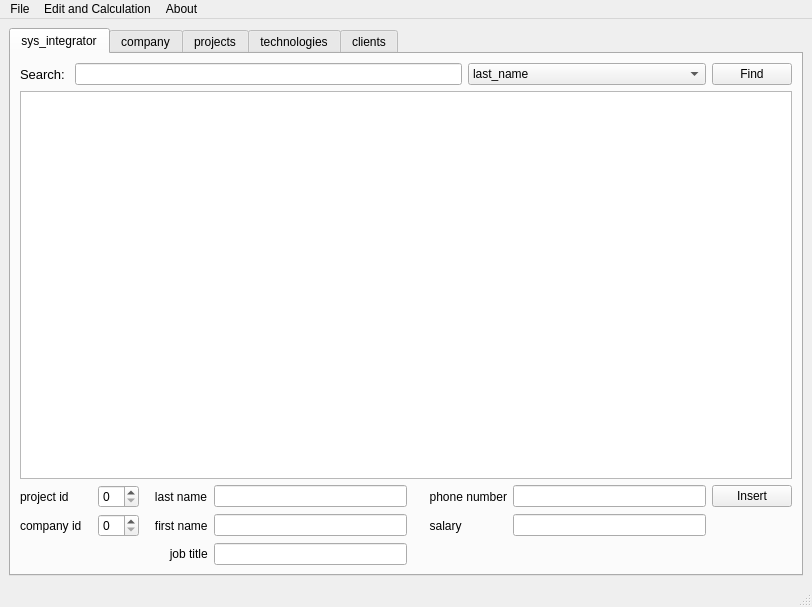
<?xml version="1.0" encoding="UTF-8"?>
<ui version="4.0">
 <class>MainWindow</class>
 <widget class="QMainWindow" name="MainWindow">
  <property name="geometry">
   <rect>
    <x>0</x>
    <y>0</y>
    <width>812</width>
    <height>607</height>
   </rect>
  </property>
  <property name="sizePolicy">
   <sizepolicy hsizetype="Expanding" vsizetype="Expanding">
    <horstretch>0</horstretch>
    <verstretch>0</verstretch>
   </sizepolicy>
  </property>
  <property name="windowTitle">
   <string>Main menu</string>
  </property>
  <widget class="QWidget" name="centralwidget">
   <layout class="QVBoxLayout" name="verticalLayout">
    <item>
     <widget class="QTabWidget" name="tabWidget">
      <property name="currentIndex">
       <number>0</number>
      </property>
      <widget class="QWidget" name="tab_1">
       <attribute name="title">
        <string>sys_integrator</string>
       </attribute>
       <layout class="QGridLayout" name="gridLayout">
        <item row="0" column="0">
         <widget class="QLabel" name="label_22">
          <property name="font">
           <font>
            <pointsize>10</pointsize>
           </font>
          </property>
          <property name="text">
           <string>Search:</string>
          </property>
         </widget>
        </item>
        <item row="0" column="1" colspan="5">
         <widget class="QLineEdit" name="lineEditSearch_1"/>
        </item>
        <item row="0" column="6" colspan="2">
         <widget class="QComboBox" name="SearchcomboBox">
          <item>
           <property name="text">
            <string>last_name</string>
           </property>
          </item>
          <item>
           <property name="text">
            <string>first_name</string>
           </property>
          </item>
          <item>
           <property name="text">
            <string>job_title</string>
           </property>
          </item>
          <item>
           <property name="text">
            <string>phone_number</string>
           </property>
          </item>
          <item>
           <property name="text">
            <string>salary</string>
           </property>
          </item>
          <item>
           <property name="text">
            <string>id_project</string>
           </property>
          </item>
          <item>
           <property name="text">
            <string>id_company</string>
           </property>
          </item>
         </widget>
        </item>
        <item row="0" column="8">
         <widget class="QPushButton" name="pushButton_11">
          <property name="text">
           <string>Find</string>
          </property>
         </widget>
        </item>
        <item row="1" column="0" colspan="9">
         <widget class="QTableView" name="SysTableView"/>
        </item>
        <item row="2" column="0">
         <widget class="QLabel" name="label_7">
          <property name="text">
           <string>project id</string>
          </property>
         </widget>
        </item>
        <item row="2" column="2">
         <widget class="QSpinBox" name="spinBox_11"/>
        </item>
        <item row="2" column="3">
         <widget class="QLabel" name="label_2">
          <property name="text">
           <string>   last name</string>
          </property>
         </widget>
        </item>
        <item row="2" column="4">
         <widget class="QLineEdit" name="lineEdit_11"/>
        </item>
        <item row="2" column="5" colspan="2">
         <widget class="QLabel" name="label_5">
          <property name="text">
           <string>     phone number</string>
          </property>
         </widget>
        </item>
        <item row="2" column="7">
         <widget class="QLineEdit" name="lineEdit_14"/>
        </item>
        <item row="2" column="8">
         <widget class="QPushButton" name="pushButton_1">
          <property name="text">
           <string>Insert</string>
          </property>
         </widget>
        </item>
        <item row="3" column="0" colspan="2">
         <widget class="QLabel" name="label_8">
          <property name="text">
           <string>company id</string>
          </property>
         </widget>
        </item>
        <item row="3" column="2">
         <widget class="QSpinBox" name="spinBox_12"/>
        </item>
        <item row="3" column="3">
         <widget class="QLabel" name="label_3">
          <property name="text">
           <string>   first name</string>
          </property>
         </widget>
        </item>
        <item row="3" column="4">
         <widget class="QLineEdit" name="lineEdit_12"/>
        </item>
        <item row="3" column="5">
         <widget class="QLabel" name="label_6">
          <property name="text">
           <string>     salary</string>
          </property>
         </widget>
        </item>
        <item row="3" column="7">
         <widget class="QLineEdit" name="lineEdit_15"/>
        </item>
        <item row="4" column="0" colspan="4">
         <widget class="QLabel" name="label_4">
          <property name="text">
           <string>                                             job title</string>
          </property>
         </widget>
        </item>
        <item row="4" column="4">
         <widget class="QLineEdit" name="lineEdit_13"/>
        </item>
       </layout>
      </widget>
      <widget class="QWidget" name="tab_2">
       <attribute name="title">
        <string>company</string>
       </attribute>
       <layout class="QGridLayout" name="gridLayout_2">
        <item row="0" column="0" colspan="5">
         <widget class="QTableView" name="CompanyTableView"/>
        </item>
        <item row="1" column="0">
         <widget class="QLabel" name="label_10">
          <property name="text">
           <string>name comapny</string>
          </property>
         </widget>
        </item>
        <item row="1" column="1">
         <widget class="QLineEdit" name="lineEdit_21"/>
        </item>
        <item row="1" column="2">
         <widget class="QLabel" name="label_12">
          <property name="text">
           <string>phone</string>
          </property>
         </widget>
        </item>
        <item row="1" column="3">
         <widget class="QLineEdit" name="lineEdit_23"/>
        </item>
        <item row="1" column="4">
         <widget class="QPushButton" name="pushButton_2">
          <property name="text">
           <string>insert</string>
          </property>
         </widget>
        </item>
        <item row="2" column="0">
         <widget class="QLabel" name="label_11">
          <property name="text">
           <string>address company</string>
          </property>
         </widget>
        </item>
        <item row="2" column="1">
         <widget class="QLineEdit" name="lineEdit_22"/>
        </item>
       </layout>
      </widget>
      <widget class="QWidget" name="tab_3">
       <attribute name="title">
        <string>projects</string>
       </attribute>
       <layout class="QGridLayout" name="gridLayout_4">
        <item row="0" column="0" colspan="7">
         <widget class="QTableView" name="ProjectTableView"/>
        </item>
        <item row="1" column="1" rowspan="2">
         <widget class="QSpinBox" name="spinBox_31"/>
        </item>
        <item row="1" column="2">
         <widget class="QLabel" name="label_15">
          <property name="text">
           <string>name project</string>
          </property>
         </widget>
        </item>
        <item row="1" column="3" rowspan="2">
         <widget class="QLineEdit" name="lineEdit_31"/>
        </item>
        <item row="1" column="4" rowspan="2">
         <widget class="QLabel" name="label_17">
          <property name="text">
           <string>date project</string>
          </property>
         </widget>
        </item>
        <item row="1" column="5" rowspan="2">
         <widget class="QDateEdit" name="dateEdit_3"/>
        </item>
        <item row="3" column="0">
         <widget class="QLabel" name="label_14">
          <property name="text">
           <string>techno id</string>
          </property>
         </widget>
        </item>
        <item row="3" column="1">
         <widget class="QSpinBox" name="spinBox_32"/>
        </item>
        <item row="3" column="2">
         <widget class="QLabel" name="label_16">
          <property name="text">
           <string>status project</string>
          </property>
         </widget>
        </item>
        <item row="3" column="3">
         <widget class="QLineEdit" name="lineEdit_32"/>
        </item>
        <item row="3" column="5">
         <widget class="QPushButton" name="pushButton_3">
          <property name="text">
           <string>insert</string>
          </property>
         </widget>
        </item>
        <item row="1" column="0" rowspan="2">
         <widget class="QLabel" name="label_13">
          <property name="text">
           <string>client id</string>
          </property>
         </widget>
        </item>
       </layout>
      </widget>
      <widget class="QWidget" name="tab_4">
       <attribute name="title">
        <string>technologies</string>
       </attribute>
       <layout class="QGridLayout" name="gridLayout_3">
        <item row="0" column="0" colspan="7">
         <widget class="QTableView" name="TechnoTableView"/>
        </item>
        <item row="1" column="0">
         <widget class="QLabel" name="label">
          <property name="text">
           <string>name techno</string>
          </property>
         </widget>
        </item>
        <item row="1" column="1">
         <widget class="QLineEdit" name="lineEdit_41"/>
        </item>
        <item row="1" column="2">
         <widget class="QLabel" name="label_9">
          <property name="text">
           <string>info techno</string>
          </property>
         </widget>
        </item>
        <item row="1" column="3">
         <widget class="QLineEdit" name="lineEdit_42"/>
        </item>
        <item row="1" column="4">
         <widget class="QLabel" name="label_18">
          <property name="text">
           <string>degree complexity</string>
          </property>
         </widget>
        </item>
        <item row="1" column="5">
         <widget class="QSpinBox" name="spinBox_41"/>
        </item>
        <item row="1" column="6">
         <widget class="QPushButton" name="pushButton_4">
          <property name="text">
           <string>insert</string>
          </property>
         </widget>
        </item>
       </layout>
      </widget>
      <widget class="QWidget" name="tab_5">
       <attribute name="title">
        <string>clients</string>
       </attribute>
       <layout class="QGridLayout" name="gridLayout_6">
        <item row="0" column="0" colspan="7">
         <widget class="QTableView" name="ClientTableView"/>
        </item>
        <item row="1" column="0">
         <widget class="QLabel" name="label_19">
          <property name="text">
           <string>last name</string>
          </property>
         </widget>
        </item>
        <item row="1" column="1">
         <widget class="QLineEdit" name="lineEdit_51"/>
        </item>
        <item row="1" column="2">
         <widget class="QLabel" name="label_20">
          <property name="text">
           <string>first name</string>
          </property>
         </widget>
        </item>
        <item row="1" column="3">
         <widget class="QLineEdit" name="lineEdit_52"/>
        </item>
        <item row="1" column="4">
         <widget class="QLabel" name="label_21">
          <property name="text">
           <string>phone</string>
          </property>
         </widget>
        </item>
        <item row="1" column="5">
         <widget class="QLineEdit" name="lineEdit_53"/>
        </item>
        <item row="1" column="6">
         <widget class="QPushButton" name="pushButton_5">
          <property name="text">
           <string>insert</string>
          </property>
         </widget>
        </item>
       </layout>
      </widget>
     </widget>
    </item>
   </layout>
  </widget>
  <widget class="QMenuBar" name="menubar">
   <property name="geometry">
    <rect>
     <x>0</x>
     <y>0</y>
     <width>812</width>
     <height>21</height>
    </rect>
   </property>
   <widget class="QMenu" name="menuFile">
    <property name="title">
     <string>File</string>
    </property>
    <addaction name="actionConnect"/>
    <addaction name="actionNew_Window"/>
    <addaction name="separator"/>
    <addaction name="actionExit"/>
   </widget>
   <widget class="QMenu" name="menuAbout">
    <property name="title">
     <string>About</string>
    </property>
    <addaction name="actionAbout_programm"/>
   </widget>
   <widget class="QMenu" name="menuEdit">
    <property name="title">
     <string>Edit and Calculation</string>
    </property>
    <addaction name="actionDelete"/>
    <addaction name="action_Amount_of_salaries"/>
    <addaction name="action_Project_Completion"/>
   </widget>
   <addaction name="menuFile"/>
   <addaction name="menuEdit"/>
   <addaction name="menuAbout"/>
  </widget>
  <widget class="QStatusBar" name="statusbar"/>
  <action name="actionExit">
   <property name="text">
    <string>Exit</string>
   </property>
  </action>
  <action name="actionConnect">
   <property name="text">
    <string>Connect</string>
   </property>
  </action>
  <action name="actionAbout_programm">
   <property name="text">
    <string>About author</string>
   </property>
  </action>
  <action name="actionDelete">
   <property name="text">
    <string>Delete</string>
   </property>
  </action>
  <action name="actionNew_Window">
   <property name="text">
    <string>New Windows</string>
   </property>
  </action>
  <action name="action_Amount_of_salaries">
   <property name="text">
    <string>
Amount of salaries</string>
   </property>
  </action>
  <action name="action_Project_Completion">
   <property name="text">
    <string>
Project Completion</string>
   </property>
  </action>
 </widget>
 <resources/>
 <connections>
  <connection>
   <sender>actionExit</sender>
   <signal>triggered()</signal>
   <receiver>MainWindow</receiver>
   <slot>close()</slot>
   <hints>
    <hint type="sourcelabel">
     <x>-1</x>
     <y>-1</y>
    </hint>
    <hint type="destinationlabel">
     <x>399</x>
     <y>299</y>
    </hint>
   </hints>
  </connection>
 </connections>
</ui>
